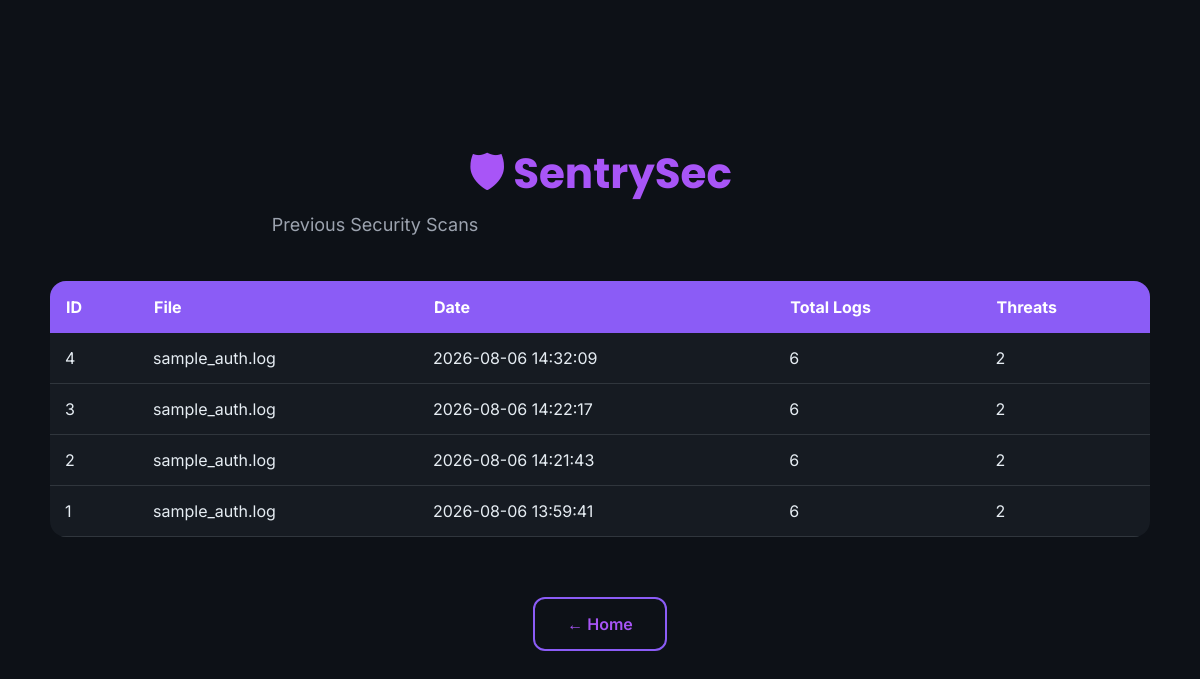
Before: /history with the older database file.
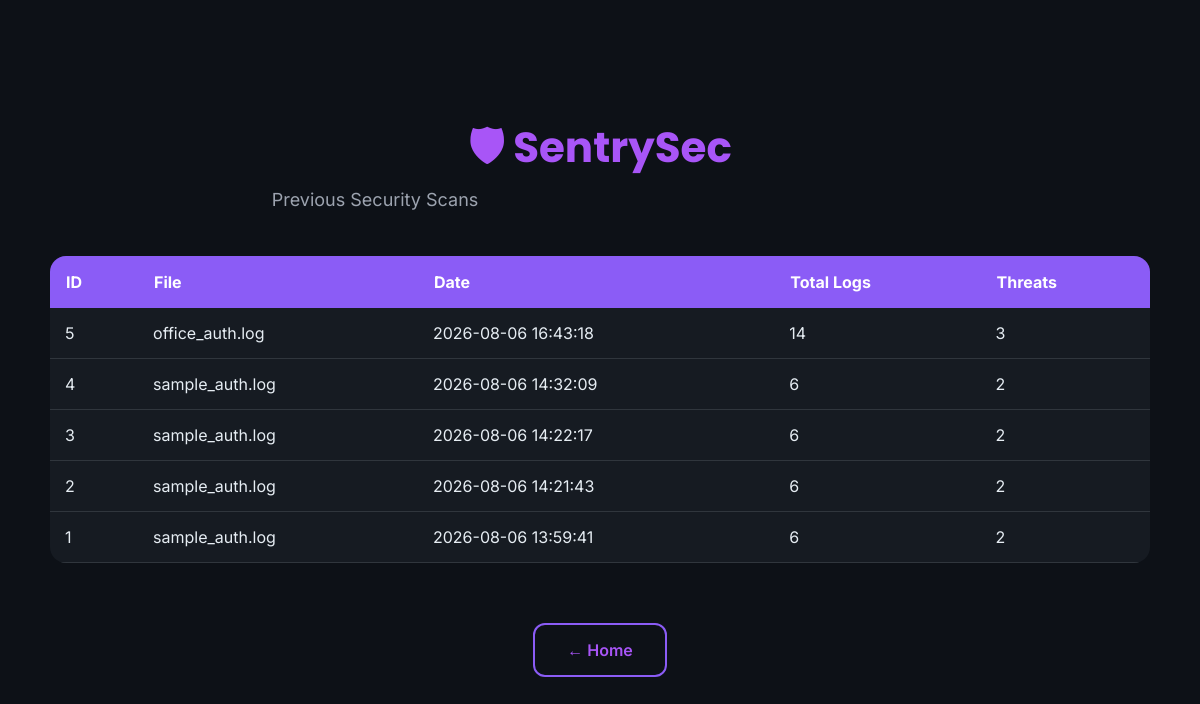
After: the same page with the newer database file.
### tables this page shows
CREATE TABLE scan_history (

            id INTEGER PRIMARY KEY AUTOINCREMENT,

            filename TEXT,

            scan_time TIMESTAMP DEFAULT CURRENT_TIMESTAMP,

            total_logs INTEGER,

            failed_logins INTEGER,

            successful_logins INTEGER,

            threat_count INTEGER

        );

### app.py (the view)
@app.route("/history")
def history():
    scans = get_history()
    return render_template(
        "history.html",
        scans=scans
    )

### database.py (called while the page is built)
def get_connection():
    conn = sqlite3.connect(DATABASE)
    conn.row_factory = sqlite3.Row
    return conn

def get_history():
    conn = get_connection()
    cursor = conn.cursor()
    cursor.execute("""
        SELECT *

        FROM scan_history

        ORDER BY id DESC
    """)
    rows = cursor.fetchall()
    conn.close()
    return rows

### templates/history.html (shortened to what this page needs)
<!DOCTYPE html>
<html lang="en">
<head>
<link rel="stylesheet"
href="{{ url_for('static', filename='style.css') }}">
</head>
<body>
<div class="dashboard">
<div class="page-title">
<h1>🛡 SentrySec</h1>
<p>Previous Security Scans</p>
</div>
<table class="history-table">
<tr>
<th>ID</th>
<th>File</th>
<th>Date</th>
<th>Total Logs</th>
<th>Threats</th>
</tr>
{% for scan in scans %}
<tr>
<td>{{ scan[0] }}</td>
<td>{{ scan[1] }}</td>
<td>{{ scan[2] }}</td>
<td>{{ scan[3] }}</td>
<td>{{ scan[6] }}</td>
</tr>
{% endfor %}
</table>
<br>
<div class="button-group">
    <a href="/" class="secondary-btn">
        ← Home
    </a>
</div>
</div>
</body>
</html>

### static/style.css (style rules this page uses)
* { margin:0; padding:0; box-sizing:border-box; }
html,body { width:100%; height:100%; }
body { font-family:"Inter",sans-serif; background:#0D1117; color:#E6EDF3; display:flex; justify-content:center; align-items:center; min-height:100vh; padding:30px; }
h1 { font-family:"Poppins",sans-serif; font-size:42px; line-height:1.2; margin-bottom:25px; }
p { max-width:650px; margin:0 auto 50px; color:#9CA3AF; font-size:18px; line-height:1.8; }
.dashboard { width:100%; max-width:1100px; margin:auto; }
.page-title { text-align:center; margin-bottom:40px; }
.page-title h1 { color:#A855F7; margin-bottom:10px; }
.page-title p { margin:0; color:#9CA3AF; }
.history-table { width:100%; border-collapse:collapse; background:#161B22; border-radius:16px; overflow:hidden; }
.history-table th { background:#8B5CF6; color:white; padding:16px; text-align:left; }
.history-table td { padding:15px; border-bottom:1px solid #30363D; }
.button-group { display:flex; justify-content:center; gap:20px; margin-top:40px; flex-wrap:wrap; }
.primary-btn, .secondary-btn { text-decoration:none; padding:15px 32px; border-radius:12px; font-weight:600; transition:.25s; display:inline-block; }
.secondary-btn { border:2px solid #8B5CF6; color:#A855F7; background:transparent; }

Changed rows visible on the page:
added scan_history: id "5", filename "office_auth.log", scan_time "2026-08-06 16:43:18", total_logs "14", threat_count "3"
